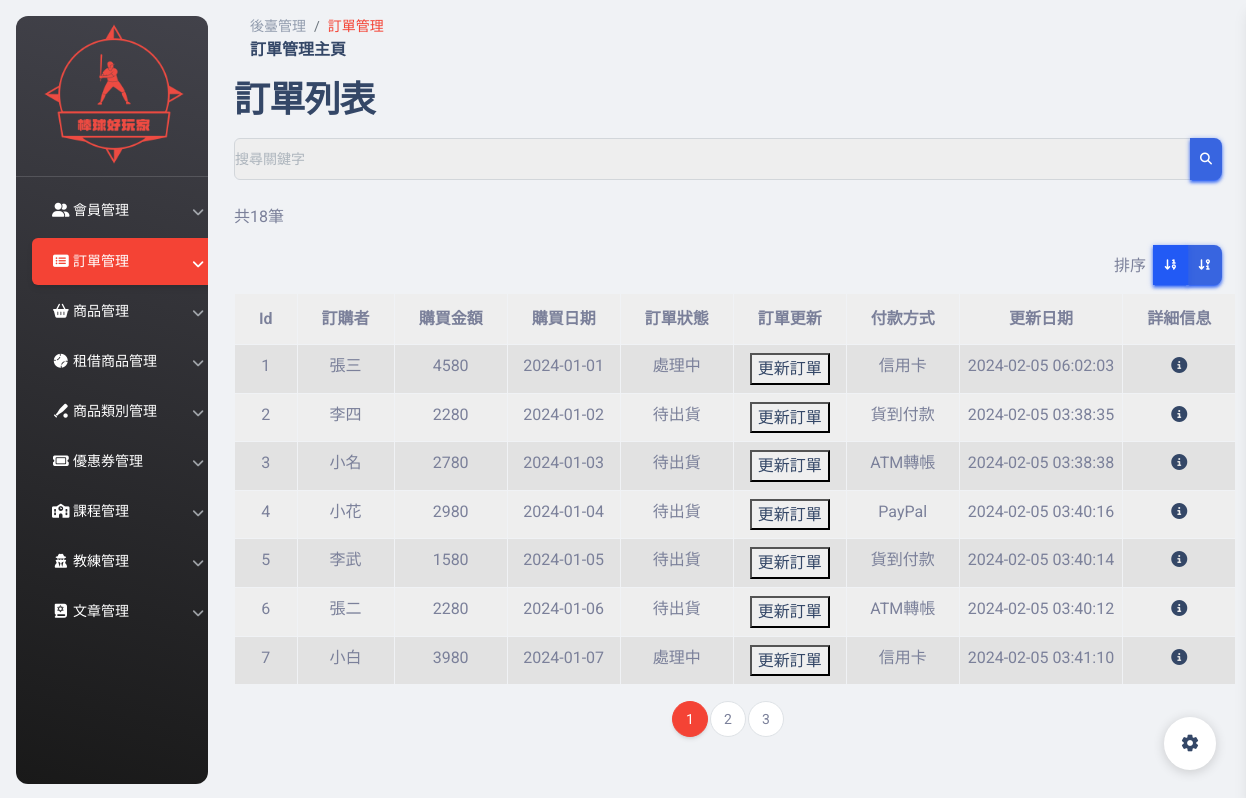
/pages/product_order.php, run on the app's committed database.
### tables this page shows
CREATE TABLE `product_order` (
  `id` int(11) NOT NULL,
  `customer` varchar(50) DEFAULT NULL,
  `product_id` int(4) NOT NULL,
  `date` date DEFAULT NULL,
  `total_amount` varchar(50) DEFAULT NULL,
  `valid` tinyint(4) DEFAULT NULL,
  `address` varchar(255) DEFAULT NULL,
  `payment_method` varchar(50) DEFAULT NULL,
  `created_at` timestamp NOT NULL DEFAULT current_timestamp(),
  `updated_at` timestamp NOT NULL DEFAULT current_timestamp() ON UPDATE current_timestamp()
);

### pages/product_order.php (the view, shortened to what this page needs)
<?php
include("../pages/db_connect.php");
$perPage = 7;
$sql_Search = "SELECT * FROM product_order";
$result_Search = $conn->query($sql_Search);
$totalCount = $result_Search->num_rows;
$pageCount = ceil($totalCount / $perPage);
if (isset($_GET["search"])) {
  $search = $_GET["search"];
  $sql = "SELECT * FROM product_order WHERE customer LIKE '%$search%'AND  OR payment_method LIKE '%$search%'";
} elseif (isset($_GET["p"])) {
  $p = $_GET["p"];
  $startIndex = ($p - 1) * $perPage;
  $sql = "SELECT * FROM product_order  $orderString LIMIT $startIndex, $perPage";
} else {
  $p = 1;
  $order = 1;
  $sql = "SELECT * FROM product_order  LIMIT  $perPage";
}
$result = $conn->query($sql);
if (isset($_GET["search"])) {
  $Count = $result->num_rows;
} else {
  $Count = $totalCount;
}
?>
<!DOCTYPE html>
<html lang="en">
<head>
  <link href="../assets/css/nucleo-icons.css" rel="stylesheet" />
  <link href="../assets/css/nucleo-svg.css" rel="stylesheet" />
  <link id="pagestyle" href="../assets/css/material-dashboard.css?v=3.0.0" rel="stylesheet" />
  <link rel="stylesheet" href="https://cdnjs.cloudflare.com/ajax/libs/font-awesome/6.5.1/css/all.min.css" />
  <link href="../assets/css/ader.css" rel="stylesheet" />
</head>
<body class="g-sidenav-show  bg-gray-200">
  <aside class="sidenav navbar navbar-vertical navbar-expand-xs border-0 border-radius-xl my-3 fixed-start ms-3   bg-gradient-dark" id="sidenav-main">
    <div class="sidenav-header">
      <img src=" ../assets/img/logo(5-3).png" class="navbar-brand-img h-100" alt="main_logo" usemap="#workmap">
    </div>
    <hr class="horizontal light mt-0 mb-2">
    <div class="collapse navbar-collapse  w-auto  max-height-vh-100" id="sidenav-collapse-main">
      <ul class="navbar-nav accordion" id="accordionExample">
        <li class="nav-item accordion-item">
          <div class="accordion-header">
            <button class="nav-link text-white accordion-button collapsed" type="button" data-bs-toggle="collapse" data-bs-target="#collapseOne" aria-expanded="false" aria-controls="collapseOne">
              <span class="nav-link-text ms-1"><i class="fa-solid fa-user-group fa-fw"></i> 會員管理</span>
            </button>
          </div>
        </li>
        <li class="nav-item accordion-item">
          <div class="accordion-header">
            <button class="nav-link text-white accordion-button collapsed active bg-gradient-primary" type="button" data-bs-toggle="collapse" data-bs-target="#collapseTwo" aria-expanded="false" aria-controls="collapseTwo">
              <span class="nav-link-text ms-1"><i class="fa-solid fa-rectangle-list fa-fw"></i> 訂單管理</span>
            </button>
          </div>
        </li>
        <li class="nav-item accordion-item">
          <div class="accordion-header">
            <button class="nav-link text-white accordion-button collapsed " type="button" data-bs-toggle="collapse" data-bs-target="#collapse8" aria-expanded="false" aria-controls="collapse8">
              <span class="nav-link-text ms-1"><i class="fa-solid fa-basket-shopping fa-fw"></i> 商品管理</span>
            </button>
          </div>
        </li>
        <li class="nav-item accordion-item">
          <div class="accordion-header  ">
            <button class="nav-link text-white accordion-button collapsed" type="button" data-bs-toggle="collapse" data-bs-target="#collapse3" aria-expanded="false" aria-controls="collapse3">
              <span class="nav-link-text ms-1"><i class="fa-solid fa-baseball fa-fw"></i> 租借商品管理</span>
            </button>
          </div>
        </li>
        <li class="nav-item accordion-item">
          <div class="accordion-header">
            <button class="nav-link text-white accordion-button collapsed " type="button" data-bs-toggle="collapse" data-bs-target="#collapse4" aria-expanded="false" aria-controls="collapse4">
              <span class="nav-link-text ms-1"><i class="fa-solid fa-baseball-bat-ball fa-fw"></i> 商品類別管理</span>
            </button>
          </div>
        </li>
        <li class="nav-item accordion-item">
          <div class="accordion-header">
            <button class="nav-link text-white accordion-button collapsed " type="button" data-bs-toggle="collapse" data-bs-target="#collapse5" aria-expanded="false" aria-controls="collapse5">
              <span class="nav-link-text ms-1"><i class="fa-solid fa-ticket fa-fw"></i> 優惠券管理</span>
            </button>
          </div>
        </li>
        <li class="nav-item accordion-item">
          <div class="accordion-header">
            <button class="nav-link text-white accordion-button collapsed " type="button" data-bs-toggle="collapse" data-bs-target="#collapse6" aria-expanded="false" aria-controls="collapse6">
              <span class="nav-link-text ms-1"><i class="fa-solid fa-school fa-fw"></i> 課程管理</span>
            </button>
          </div>
        </li>
        <li class="nav-item accordion-item">
          <div class="accordion-header">
            <button class="nav-link text-white accordion-button collapsed " type="button" data-bs-toggle="collapse" data-bs-target="#collapse9" aria-expanded="false" aria-controls="collapse9">
              <span class="nav-link-text ms-1"><i class="fa-solid fa-user-secret fa-fw"></i> 教練管理</span>
            </button>
          </div>
        </li>
        <li class="nav-item accordion-item">
          <div class="accordion-header">
            <button class="nav-link text-white accordion-button collapsed " type="button" data-bs-toggle="collapse" data-bs-target="#collapse7" aria-expanded="false" aria-controls="collapse7">
              <span class="nav-link-text ms-1"><i class="fa-solid fa-book-tanakh fa-fw"></i> 文章管理</span>
            </button>
          </div>
        </li>
      </ul>
    </div>
  </aside>
  <main class="main-content position-relative max-height-vh-100 h-100 border-radius-lg ">
    <nav class="navbar navbar-main navbar-expand-lg px-0 mx-4 shadow-none border-radius-xl" id="navbarBlur" navbar-scroll="true">
      <div class="container-fluid py-1 px-3">
        <nav aria-label="breadcrumb">
          <ol class="breadcrumb bg-transparent mb-0 pb-0 pt-1 px-0 me-sm-6 me-5">
            <li class="breadcrumb-item text-sm"><a class="opacity-5 text-dark" href="./firststage.php">後臺管理</a></li>
            <li class="breadcrumb-item text-sm text-dark active" aria-current="page">訂單管理</li>
          </ol>
          <h6 class="font-weight-bolder mb-0">訂單管理主頁</h6>
        </nav>
      </div>
    </nav>
    <div class="container">
      <h2>訂單列表</h2>
      <div class="py-2">
        <div class="row g-3">
          <form action="" method="get">
            <div class="input-group mb-3">
              <input type="search" class="form-control" placeholder="搜尋關鍵字" name="search" <?php if (isset($_GET["search"])) :
                                                                                            $searchValue = $_GET["search"]; ?> value="<?= $searchValue ?>" <?php endif; ?>>
              <button class="btn btn-primary" type="button">
                <i class="fa-solid fa-magnifying-glass"> </i>
              </button>
            </div>
          </form>
        </div>
      </div>
      <div class="d-flex justify-content-between pb-2 align-items-center">
        <div>
          共<?= $Count ?>筆
        </div>
      </div>
      <?php if (!isset($_GET["search"])) : ?>
        <div class="py-2 justify-content-between d-flex align-items-center">
          <div class="btn-group d-flex align-items-center">
            <div class="me-2">排序</div>
            <a class="btn btn-primary
                        <?php if ($order == 1) echo "active" ?>
                        " href="product_order.php"><i class="fa-solid fa-arrow-down-1-9 fa-fw"></i></a>
            <a class="btn btn-primary
                        <?php if ($order == 2) echo "active" ?>
                        " href="product_order.php?order=2&p=<?= $p ?>"><i class="fa-solid fa-arrow-down-9-1 fa-fw"></i></a>
          </div>
        </div>
      <?php endif; ?>
      <?php if ($totalCount > 0) : ?>
        <table class="table table-bordered  table-striped text-center">
          <thead>
            <tr>
              <th>id</th>
              <th>訂購者</th>
              <th>購買金額</th>
              <th>購買日期</th>
              <th>訂單狀態</th>
              <th>訂單更新</th>
              <th>付款方式</th>
              <th>更新日期</th>
              <th>詳細信息</th>
            </tr>
          </thead>
          <tbody>
            <?php
            $rows = $result->fetch_all(MYSQLI_ASSOC);
            foreach ($rows as $row) : ?>
              <tr>
                <td><?= $row["id"] ?></td>
                <td><?= $row["customer"] ?></td>
                <td><?= $row["total_amount"] ?></td>
                <td><?= $row["date"] ?></td>
                <td>
                  <?php if ($row["valid"] == 1) {
                    echo "待出貨";
                  } else {
                    echo "處理中";
                  } ?>
                </td>
                <td>
                  <button><a href="update_product.php?id=<?= $row["id"] ?>">
                      更新訂單
                    </a></button>
                </td>
                <td><?= $row["payment_method"] ?></td>
                <td><?= $row["updated_at"] ?></td>
                <td class="col data-column">
                  <a href="product_order.php">
                    <i class="fas fa-info-circle fa-fw"></i>
                  </a>
              </tr>
            <?php endforeach; ?>
          </tbody>
        </table>
        <?php if (!isset($_GET["search"])) : ?>
          <nav aria-label="Page navigation example">
            <ul class="pagination justify-content-center">
              <?php for ($i = 1; $i <= $pageCount; $i++) : ?>
                <li class="page-item
                            <?php if ($i == $p) echo "active";
                            ?>"><a class="page-link" href="product_order.php?order=<?= $order ?>&p=<?= $i ?>"><?= $i ?></a></li>
              <?php endfor; ?>
            </ul>
          </nav>
        <?php endif; ?>
      <?php else : ?>
        沒有訂單資料
      <?php endif; ?>
    </div>
  </main>
  <div class="fixed-plugin">
    <a class="fixed-plugin-button text-dark position-fixed px-3 py-2">
      <i class="material-icons py-2">settings</i>
    </a>
  </div>
</body>
</html>

### assets/css/ader.css (style rules this page uses)
.navbar-vertical.navbar-expand-xs { max-width: 12rem !important; }
.navbar-vertical.navbar-expand-xs .navbar-collapse { height: calc(100vh - 200px) !important; }
@media (min-width: 576px) { .navbar-vertical.navbar-expand-xs .navbar-collapse { height: calc(100vh - 200px) !important; } }
@media (min-width: 768px) { .navbar-vertical.navbar-expand-xs .navbar-collapse { height: calc(100vh - 200px) !important; } }
@media (min-width: 992px) { .navbar-vertical.navbar-expand-xs .navbar-collapse { height: calc(100vh - 200px) !important; } }
@media (min-width: 1200px) { .sidenav.fixed-start + .main-content { margin-left: 13.125rem; } }
@media (min-width: 1200px) { .navbar-vertical.navbar-expand-xs .navbar-collapse { height: calc(100vh - 200px) !important; } }
.sidenav-header { height: 10rem; }
.navbar-vertical .navbar-brand > img, .navbar-vertical .navbar-brand-img { max-width: none; max-height: 18rem; position: fixed; top: -50px; left: -30px; }
.table tbody tr:last-child td { border-width: 0 1px !important; }
.btn { margin-bottom: 0; padding: 0.625rem; }
.btn-primary { color: #fff; background-color: #3865e0; border-color: #3865e0; }
.btn-check:checked + .btn-primary, .btn-check:active + .btn-primary, .btn-primary:active, .btn-primary.active, .show > .btn-primary.dropdown-toggle { color: #fff; background-color: #225af5 !important; border-color: #225af5c9 !important; }
.btn-primary, .btn.bg-gradient-primary { box-shadow: 0 3px 3px 0 #225af596, 0 3px 1px -2px #225af596, 0 1px 5px 0 #225af596; }
form { border-radius: 10px; }
table { background-color: #eee; }
.form-control { background-color: #eee; border: 1px solid #d2d6da; }
.bg-gradient-primary { background: #f44335 !important; }
.page-item.active .page-link { background-color: #f44335; border-color: #f44335; }
.breadcrumb-item.text-dark.active { color: #f44335 !important; }

### data on the page
product_order: id "1", customer "張三", total_amount "4580", date "2024-01-01", valid "處理中", payment_method "信用卡", updated_at "2024-02-05 06:02:03"
product_order: id "2", customer "李四", total_amount "2280", date "2024-01-02", valid "待出貨", payment_method "貨到付款", updated_at "2024-02-05 03:38:35"
product_order: id "3", customer "小名", total_amount "2780", date "2024-01-03", valid "待出貨", payment_method "ATM轉帳", updated_at "2024-02-05 03:38:38"
product_order: id "4", customer "小花", total_amount "2980", date "2024-01-04", valid "待出貨", payment_method "PayPal", updated_at "2024-02-05 03:40:16"
product_order: id "5", customer "李武", total_amount "1580", date "2024-01-05", valid "待出貨", payment_method "貨到付款", updated_at "2024-02-05 03:40:14"
product_order: id "6", customer "張二", total_amount "2280", date "2024-01-06", valid "待出貨", payment_method "ATM轉帳", updated_at "2024-02-05 03:40:12"
product_order: id "7", customer "小白", total_amount "3980", date "2024-01-07", valid "處理中", payment_method "信用卡", updated_at "2024-02-05 03:41:10"

### other printed values
$Count "18"
